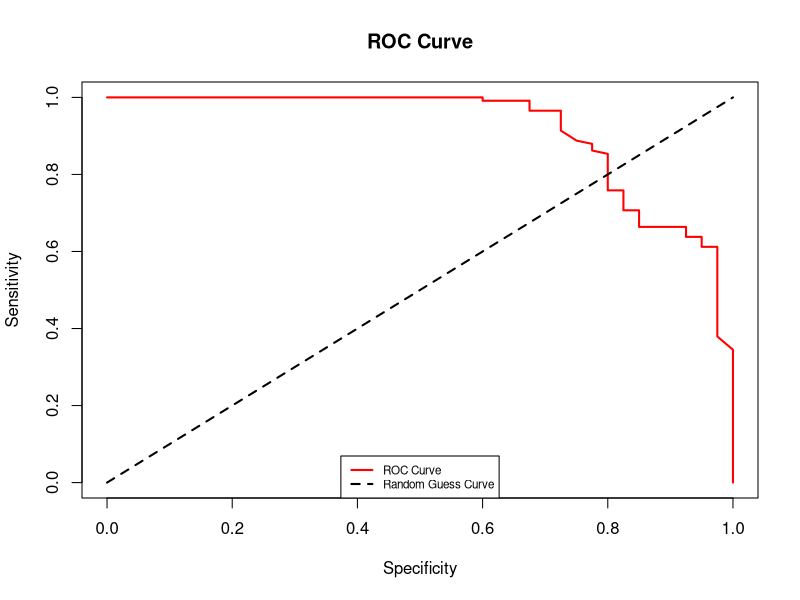
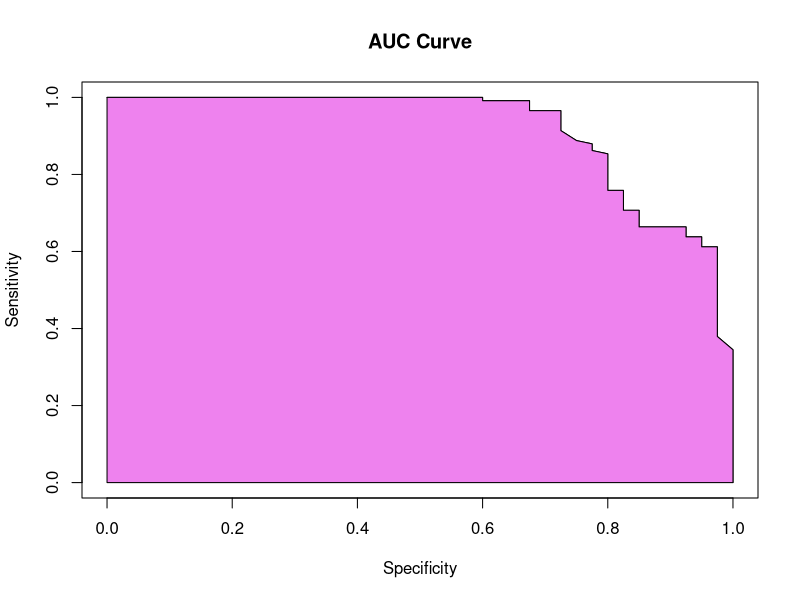
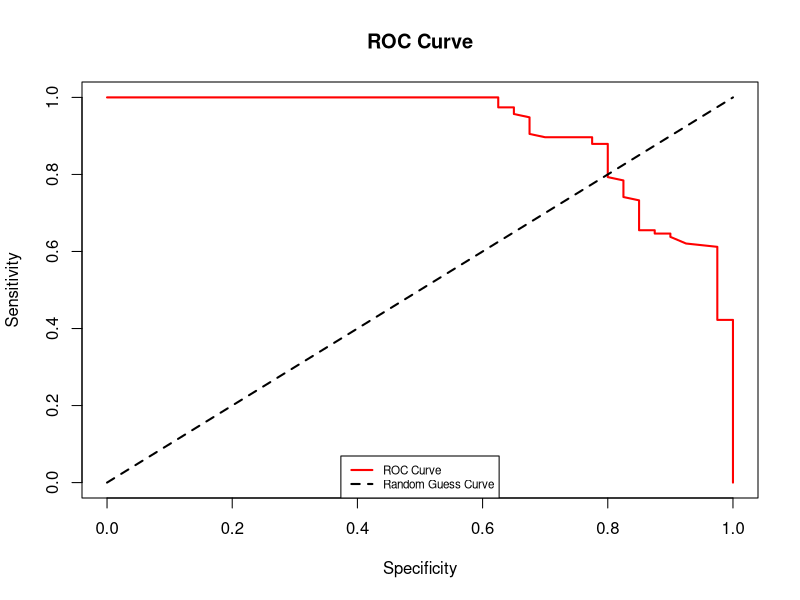
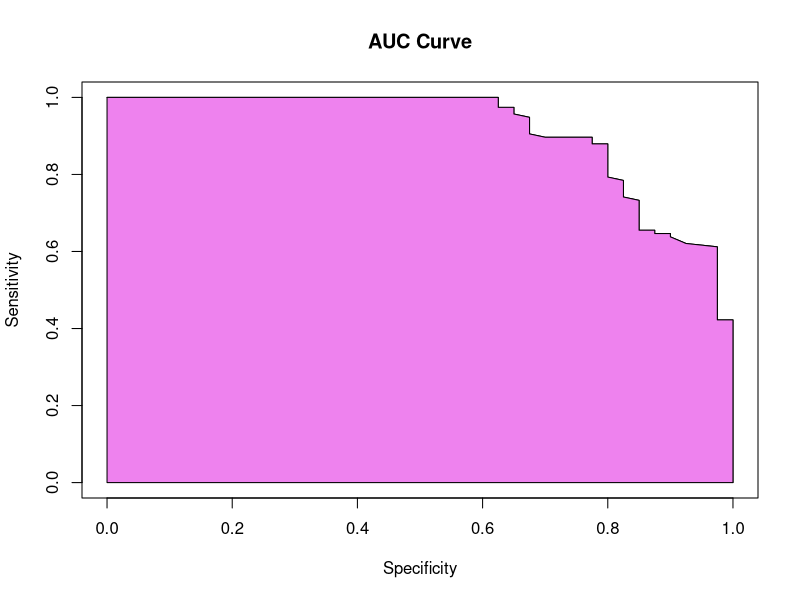

Write R code to recreate these figures, in order.
setwd("~/Desktop/Parkinson")

# Read the datasets
dat.train <- read.csv("train.csv")
dat.test <- read.csv("test.csv")

# Setting up our design matrix
X.train <- as.matrix(dat.train[ ,-1]) # 156 X 22
y.train <- dat.train$status
X.test <- dat.test[ ,-1]
y.test <- dat.test$status

## Logistic Regression with all features
# Estimated Beta
beta.train <- matrix (solve(t(scale(X.train)) %*% scale(X.train)) 
                      %*% t(scale(X.train))  %*% y.train, ncol = 1)

# Estimated probabilities of classification
pi.hat <- exp(scale(X.train) %*% beta.train)/
  (1 + exp(scale(X.train) %*% beta.train) )
qi.hat <- 1 - pi.hat
predict.probs.train <- data.frame(pi.hat ,qi.hat)
names(predict.probs.train) <- c("Class 1", "Class 0")

# Choosing for optimal threshold via grid search
threshold.vec <- seq(0, 1, length = 1e3)
sensitivity.vec <- numeric(length = 1e3)
specificity.vec <- numeric(length = 1e3)
J.stat <- numeric(length = 1e3)
for (i in 1:length(threshold.vec))
{
  threshold <- threshold.vec[i]
  predict.y <- ifelse(pi.hat > threshold, 1, 0)
  foo <- data.frame(y.train, predict.y)
  tp <- sum(foo[ ,1] == 1 & foo[ ,2] == 1)
  fn <- sum(foo[ ,1] == 1 & foo[ ,2] == 0)
  fp <- sum(foo[ ,1] == 0 & foo[ ,2] == 1)
  tn <- sum(foo[ ,1 ] == 0 & foo[, 2] == 0)
  sensitivity.vec[i] <- tp/(tp + fn)
  specificity.vec[i] <- 1 - (fp/(fp + tn))
  # Youden’s J Statistic
  J.stat[i] <- sensitivity.vec[i] + specificity.vec[i] - 1
}
optimal.idx <- which.max(J.stat)
optimal.threshold <- threshold.vec[optimal.idx]
cat("Optimal threshold:", optimal.threshold, "\n")


dat <- data.frame(threshold.vec, specificity.vec, sensitivity.vec)
plot( dat[c(2,3)], type="l", col = "red", xlab = "Specificity",
      ylab = "Sensitivity", main = "ROC Curve", xlim = c(0,1), ylim = c(0,1), lwd = 2)
lines(x = specificity.vec, y = specificity.vec, lty = 2, col = "black", lwd = 2)
legend ("bottom", legend = c("ROC Curve","Random Guess Curve"),
        col = c("red","black"), lty = c(1,2), lwd = c(2,2), cex=0.7)
plot( dat[c(2,3)], type ="l", xlab = "Specificity",
      ylab = "Sensitivity", main = "AUC Curve")
polygon(x = c(min(dat[c(2,3)]$specificity.vec), dat[c(2,3)]$specificity.vec,
              max(dat[c(2,3)]$specificity.vec)),
        y = c(0, dat[c(2,3)]$sensitivity.vec, 0), col = "violet")





# Confusion Matrix & Model Accuracy on Train Data
threshold <- optimal.threshold
predict.y <- ifelse(pi.hat > threshold, 1, 0)
foo <- data.frame(y.train, predict.y)
tp <- sum(foo[ ,1] == 1 & foo[ ,2] == 1)
fn <- sum(foo[ ,1] == 1 & foo[ ,2] == 0)
fp <- sum(foo[ ,1] == 0 & foo[ ,2] == 1)
tn <- sum(foo[ ,1 ] == 0 & foo[, 2] == 0)
confusion.matrix <- matrix(c(tp, fn, fp, tn), nrow = 2, ncol = 2, byrow=TRUE)
colnames(confusion.matrix) <- c("Predicted: Class 1", "Predicted: Class 0")
rownames(confusion.matrix) <- c("Actual: Class 1", "Actual: Class 0")
confusion.matrix
(model.accuracy <- round((((tp+tn)/dim(foo[1])[1]) * 100),3) )

# Confusion Matrix & Model Accuracy on Test Data
# Using  same set of linear transformation on Test Data like the Train Data
X.test.scaled <- scale(X.test, center = attr(scale(X.train), "scaled:center"), 
                       scale = attr(scale(X.train), "scaled:scale"))
pi.hat <- exp(X.test.scaled %*% beta.train) / 
  (1 + exp(X.test.scaled %*% beta.train))
qi.hat <- 1 - pi.hat
predict.probs.test <- data.frame(pi.hat ,qi.hat)
names(predict.probs.test) <- c("Class 1", "Class 0")
predict.y <- ifelse(pi.hat > threshold, 1, 0)
foo <- data.frame(y.test, predict.y)
tp <- sum(foo[ ,1] == 1 & foo[ ,2] == 1)
fn <- sum(foo[ ,1] == 1 & foo[ ,2] == 0)
fp <- sum(foo[ ,1] == 0 & foo[ ,2] == 1)
tn <- sum(foo[ ,1 ] == 0 & foo[, 2] == 0)
confusion.matrix <- matrix(c(tp, fn, fp, tn), nrow = 2, ncol = 2, byrow=TRUE)
colnames(confusion.matrix) <- c("Predicted: Class 1", "Predicted: Class 0")
rownames(confusion.matrix) <- c("Actual: Class 1", "Actual: Class 0")
confusion.matrix
(model.accuracy <- round((((tp+tn)/dim(foo[1])[1]) * 100),3) )


importance_df <- data.frame(Feature = colnames(X.train), Coefficient = beta.train)

# Sort the data frame by absolute coefficient values in descending order
importance_df <- importance_df[order(abs(importance_df$Coefficient), decreasing = TRUE), ]

# Print the sorted feature importances
print(importance_df)



## Principal Component Analysis + Logistic Regression
n.pcomponent <- 18
# Perform PCA on X.train
pca.model <- prcomp(X.train, scale. = TRUE)
X.pca.train <- pca.model$x[, 1:n.pcomponent] 
# Estimated Beta
beta.train <- matrix (solve(t(X.pca.train) %*% X.pca.train) 
                      %*% t(X.pca.train) %*% y.train, ncol = 1)

# Estimated probabilities of classification
pi.hat <- exp(X.pca.train %*% beta.train)/(1 + exp(X.pca.train %*% beta.train) )
qi.hat <- 1 - pi.hat
predict.probs.train <- data.frame(pi.hat ,qi.hat)
names(predict.probs.train) <- c("Class 1", "Class 0")

# Choosing for optimal threshold via grid search
threshold.vec <- seq(0, 1, length = 1e3)
sensitivity.vec <- numeric(length = 1e3)
specificity.vec <- numeric(length = 1e3)
J.stat <- numeric(length = 1e3)
for (i in 1:length(threshold.vec))
{
  threshold <- threshold.vec[i]
  predict.y <- ifelse(pi.hat > threshold, 1, 0)
  foo <- data.frame(y.train, predict.y)
  tp <- sum(foo[ ,1] == 1 & foo[ ,2] == 1)
  fn <- sum(foo[ ,1] == 1 & foo[ ,2] == 0)
  fp <- sum(foo[ ,1] == 0 & foo[ ,2] == 1)
  tn <- sum(foo[ ,1 ] == 0 & foo[, 2] == 0)
  sensitivity.vec[i] <- tp/(tp + fn)
  specificity.vec[i] <- 1 - (fp/(fp + tn))
  # Youden’s J Statistic
  J.stat[i] <- sensitivity.vec[i] + specificity.vec[i] - 1
}
optimal.idx <- which.max(J.stat)
optimal.threshold <- threshold.vec[optimal.idx]
cat("Optimal threshold:", optimal.threshold, "\n")

dat <- data.frame(threshold.vec, specificity.vec, sensitivity.vec)
plot( dat[c(2,3)], type="l", col = "red", xlab = "Specificity",
      ylab = "Sensitivity", main = "ROC Curve", xlim = c(0,1), ylim = c(0,1), lwd = 2)
lines(x = specificity.vec, y = specificity.vec, lty = 2, col = "black", lwd = 2)
legend ("bottom", legend = c("ROC Curve","Random Guess Curve"),
        col = c("red","black"), lty = c(1,2), lwd = c(2,2), cex=0.7)
plot( dat[c(2,3)], type ="l", xlab = "Specificity",
      ylab = "Sensitivity", main = "AUC Curve")
polygon(x = c(min(dat[c(2,3)]$specificity.vec), dat[c(2,3)]$specificity.vec,
              max(dat[c(2,3)]$specificity.vec)),
        y = c(0, dat[c(2,3)]$sensitivity.vec, 0), col = "violet")



# Confusion Matrix & Model Accuracy on Train Data
threshold <- optimal.threshold
predict.y <- ifelse(pi.hat > threshold, 1, 0)
foo <- data.frame(y.train, predict.y)
tp <- sum(foo[ ,1] == 1 & foo[ ,2] == 1)
fn <- sum(foo[ ,1] == 1 & foo[ ,2] == 0)
fp <- sum(foo[ ,1] == 0 & foo[ ,2] == 1)
tn <- sum(foo[ ,1 ] == 0 & foo[, 2] == 0)
confusion.matrix <- matrix(c(tp, fn, fp, tn), nrow = 2, ncol = 2, byrow=TRUE)
colnames(confusion.matrix) <- c("Predicted: Class 1", "Predicted: Class 0")
rownames(confusion.matrix) <- c("Actual: Class 1", "Actual: Class 0")
confusion.matrix
(model.accuracy <- round((((tp+tn)/dim(foo[1])[1]) * 100),3) )

# Confusion Matrix & Model Accuracy on Test Data
# Using  same set of linear transformation on Test Data like the Train Data
X.pca.test <- predict(pca.model, newdata = X.test)[, 1:n.pcomponent]
pi.hat <- exp(X.pca.test %*% beta.train)/(1 + exp(X.pca.test %*% beta.train) )
qi.hat <- 1 - pi.hat
predict.probs.test <- data.frame(pi.hat ,qi.hat)
names(predict.probs.test) <- c("Class 1", "Class 0")
predict.y <- ifelse(pi.hat > threshold, 1, 0)
foo <- data.frame(y.test, predict.y)
tp <- sum(foo[ ,1] == 1 & foo[ ,2] == 1)
fn <- sum(foo[ ,1] == 1 & foo[ ,2] == 0)
fp <- sum(foo[ ,1] == 0 & foo[ ,2] == 1)
tn <- sum(foo[ ,1 ] == 0 & foo[, 2] == 0)
confusion.matrix <- matrix(c(tp, fn, fp, tn), nrow = 2, ncol = 2, byrow=TRUE)
colnames(confusion.matrix) <- c("Predicted: Class 1", "Predicted: Class 0")
rownames(confusion.matrix) <- c("Actual: Class 1", "Actual: Class 0")
confusion.matrix
(model.accuracy <- round((((tp+tn)/dim(foo[1])[1]) * 100),3) )

# Calculate test accuracy
test.accuracy <- sum(diag(confusion.matrix)) / sum(confusion.matrix)
print(paste("Test Accuracy:", round(test.accuracy * 100, 3), "%"))
